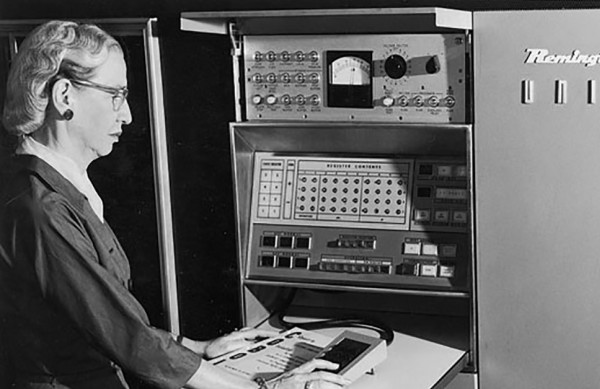
#> input picture grace_hopper.png, 600 x 389 px
$ python corners_test.py
#> lines starting #> are read from the running program, lines starting #| are printed output that depends on the picture
### common.py
import numpy as np
from matplotlib import pyplot as plt
from PIL import Image


def read_img(path, greyscale=True):
#> called with path = './grace_hopper.png', greyscale = True
    img = Image.open(path)
#> img is the input picture: PIL image 600x389 L; min 0, max 255, mean 95.6
    if greyscale:
        img = img.convert('L')
    else:
        img = img.convert('RGB')
    return np.array(img).astype(float)


def save_img(img, path):
    img = img - img.min()
    img = img / img.max()
    img = (img * 255).astype(np.uint8)
    img = Image.fromarray(img)
    img.save(path)
    print(path, "is saved!")


# [88 lines left out: functions find_maxima, visualize_scale_space, visualize_maxima, not called in this run]

### corners_test.py
import os
import numpy as np
from scipy.ndimage import convolve
from common import read_img, save_img

def corner_score(image, u=5, v=5, window_size=(5, 5)):
    """
    Given an input image, x_offset, y_offset, and window_size,
    return the function E(u,v) for window size W
    corner detector score for that pixel.
    Use zero-padding to handle window values outside of the image.

    Input- image: H x W
           u: a scalar for x offset
           v: a scalar for y offset
           window_size: a tuple for window size

    Output- results: a image of size H x W
    """
#> called with u = 0, v = 5, window_size = (5, 5)

    # Offset the image by (u, v)
    shifted_image = np.roll(image, (u, v), axis=(0, 1))

    # Calculate the squared difference between the original image and the shifted image
    diff = (image - shifted_image) ** 2

    # Create a window of ones with the specified size
    window = np.ones(window_size)

    # Perform convolution with the window to compute the sum of squared differences within the window
    corner_score = convolve(diff, window, mode='constant', cval=0.0)

    return corner_score


def harris_detector(image, window_size=(5, 5)):
    """
    Given an input image, calculate the Harris Detector score for all pixels
    You can use same-padding for intensity (or 0-padding for derivatives)
    to handle window values outside of the image.

    Input- image: H x W
    Output- results: a image of size H x W
    """
    # Compute the derivatives
    Ix = convolve(image, np.array([[-1, 0, 1]]), mode='constant', cval=0.0)
    Iy = convolve(image, np.array([[-1], [0], [1]]), mode='constant', cval=0.0)

    # Calculate the squared derivatives
    Ixx = Ix ** 2
    Iyy = Iy ** 2
    Ixy = Ix * Iy

    # Create the structure tensor components by convolving with a window
    window = np.ones(window_size)
    Sxx = convolve(Ixx, window, mode='constant', cval=0.0)
    Syy = convolve(Iyy, window, mode='constant', cval=0.0)
    Sxy = convolve(Ixy, window, mode='constant', cval=0.0)

    # Calculate the Harris response
    k = 0.04  # Harris detector constant
    det = Sxx * Syy - Sxy ** 2
    trace = Sxx + Syy
    response = det - k * trace ** 2

    return response


def main():
    img = read_img('./grace_hopper.png')

    # Feature Detection
    if not os.path.exists("./feature_detection"):
        os.makedirs("./feature_detection")

    # -- TODO Task 6: Corner Score --
    # (a): Complete corner_score()

    # (b)
    # Define offsets and window size and calculate corner score
    u, v, W = 0, 5, (5, 5)

    score = corner_score(img, u, v, W)
    save_img(score, "./feature_detection/corner_score.png")

    score = corner_score(img, 0, 5, W)
    save_img(score, "./feature_detection/corner_score05.png")

    score = corner_score(img, 0, -5, W)
#> call 3 of corner_score, with u = 0, v = -5, window_size = (5, 5)
#> in corner_score (call 3), `shifted_image = np.roll(image, (u, v), axis=(0, 1))`:
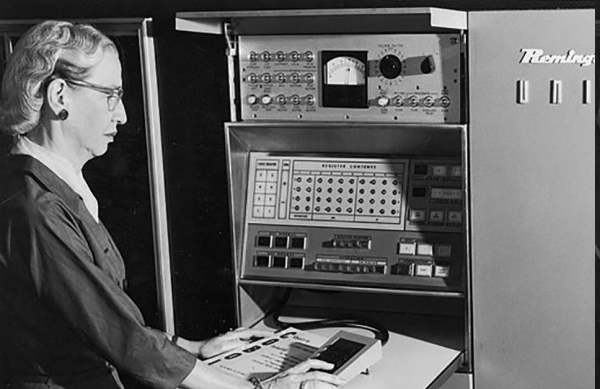
#> shifted_image: shape (389, 600) float64; min 0, max 255, mean 95.6
    save_img(score, "./feature_detection/corner_score0-5.png")

    score = corner_score(img, 5, 0, W)
#> call 4 of corner_score, with u = 5, v = 0, window_size = (5, 5)
#> in corner_score (call 4), `shifted_image = np.roll(image, (u, v), axis=(0, 1))`:
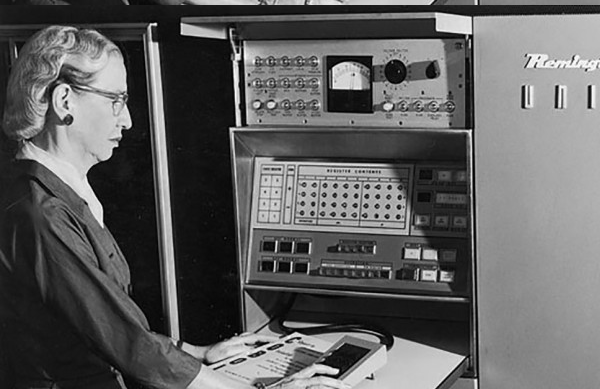
#> shifted_image: shape (389, 600) float64; min 0, max 255, mean 95.6
#> in corner_score (call 4), `diff = (image - shifted_image) ** 2`:
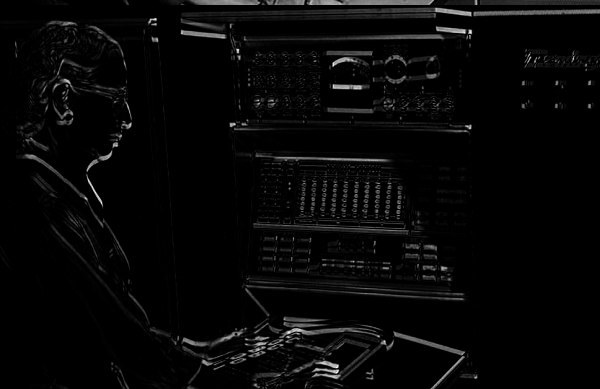
#> diff: shape (389, 600) float64; min 0, max 61504, mean 1818.2; drawn with min black and max white
#> in corner_score (call 4), `corner_score = convolve(diff, window, mode='constant', cval=0.0)`:
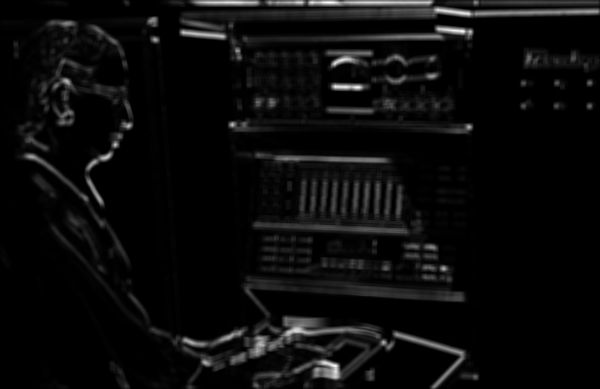
#> corner_score: shape (389, 600) float64; min 0, max 973075, mean 44855.4; drawn with min black and max white
    save_img(score, "./feature_detection/corner_score50.png")

    score = corner_score(img, -5, 0, W)
#> in corner_score (call 5), `shifted_image = np.roll(image, (u, v), axis=(0, 1))`:
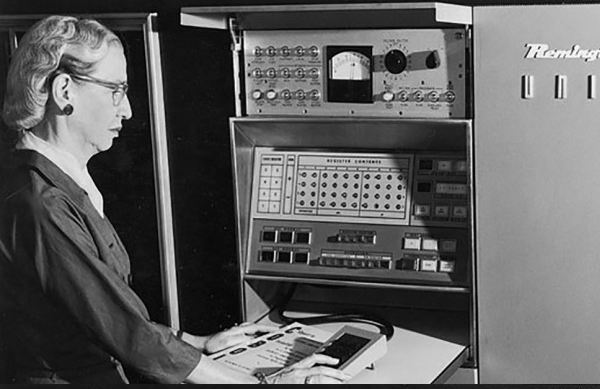
#> shifted_image: shape (389, 600) float64; min 0, max 255, mean 95.6
#> in corner_score (call 5), `diff = (image - shifted_image) ** 2`:
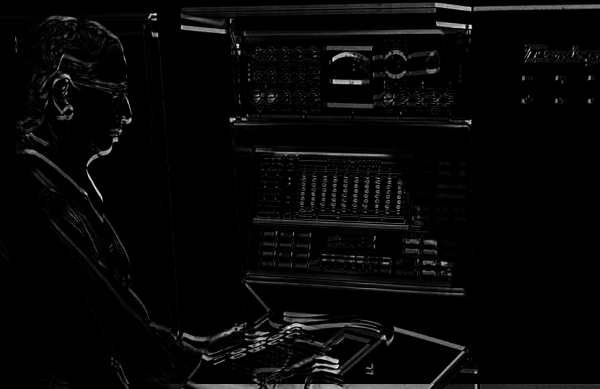
#> diff: shape (389, 600) float64; min 0, max 61504, mean 1818.2; drawn with min black and max white
#> in corner_score (call 5), `corner_score = convolve(diff, window, mode='constant', cval=0.0)`:
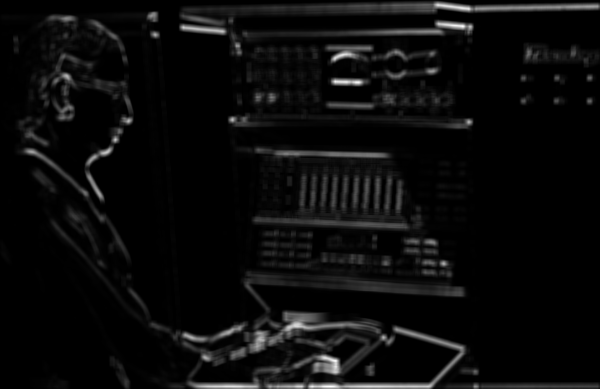
#> corner_score: shape (389, 600) float64; min 0, max 973075, mean 44876.9; drawn with min black and max white
    save_img(score, "./feature_detection/corner_score-50.png")

if __name__ == "__main__":
    main()
